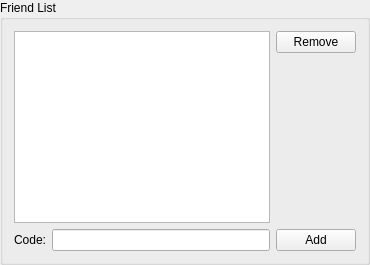
            <widget class="QGroupBox" name="groupBox_4">
             <property name="minimumSize">
              <size>
               <width>0</width>
               <height>250</height>
              </size>
             </property>
             <property name="title">
              <string>Friend List</string>
             </property>
             <layout class="QVBoxLayout" name="verticalLayout_17">
              <item>
               <layout class="QHBoxLayout" name="horizontalLayout_45">
                <item>
                 <widget class="QTableView" name="tableViewOpFriendList">
                  <property name="styleSheet">
                   <string notr="true">gridline-color: rgb(238, 238, 236);</string>
                  </property>
                  <property name="editTriggers">
                   <set>QAbstractItemView::NoEditTriggers</set>
                  </property>
                  <property name="selectionMode">
                   <enum>QAbstractItemView::SingleSelection</enum>
                  </property>
                  <property name="selectionBehavior">
                   <enum>QAbstractItemView::SelectRows</enum>
                  </property>
                  <property name="showGrid">
                   <bool>true</bool>
                  </property>
                  <property name="gridStyle">
                   <enum>Qt::SolidLine</enum>
                  </property>
                  <attribute name="horizontalHeaderCascadingSectionResizes">
                   <bool>false</bool>
                  </attribute>
                  <attribute name="verticalHeaderVisible">
                   <bool>false</bool>
                  </attribute>
                  <attribute name="verticalHeaderHighlightSections">
                   <bool>false</bool>
                  </attribute>
                 </widget>
                </item>
                <item>
                 <layout class="QVBoxLayout" name="verticalLayout_8">
                  <item>
                   <widget class="QPushButton" name="pushButtonOpFriendListRemove">
                    <property name="text">
                     <string>Remove</string>
                    </property>
                   </widget>
                  </item>
                  <item>
                   <spacer name="verticalSpacer_2">
                    <property name="orientation">
                     <enum>Qt::Vertical</enum>
                    </property>
                    <property name="sizeHint" stdset="0">
                     <size>
                      <width>20</width>
                      <height>40</height>
                     </size>
                    </property>
                   </spacer>
                  </item>
                 </layout>
                </item>
               </layout>
              </item>
              <item>
               <layout class="QHBoxLayout" name="horizontalLayout_44">
                <item>
                 <widget class="QLabel" name="label_4">
                  <property name="sizePolicy">
                   <sizepolicy hsizetype="Preferred" vsizetype="Fixed">
                    <horstretch>0</horstretch>
                    <verstretch>0</verstretch>
                   </sizepolicy>
                  </property>
                  <property name="text">
                   <string>Code:</string>
                  </property>
                  <property name="alignment">
                   <set>Qt::AlignRight|Qt::AlignTrailing|Qt::AlignVCenter</set>
                  </property>
                 </widget>
                </item>
                <item>
                 <widget class="QLineEdit" name="lineEditFriendListCode">
                  <property name="maxLength">
                   <number>4</number>
                  </property>
                 </widget>
                </item>
                <item>
                 <widget class="QPushButton" name="pushButtonOpFriendListAdd">
                  <property name="text">
                   <string>Add</string>
                  </property>
                 </widget>
                </item>
               </layout>
              </item>
             </layout>
            </widget>
